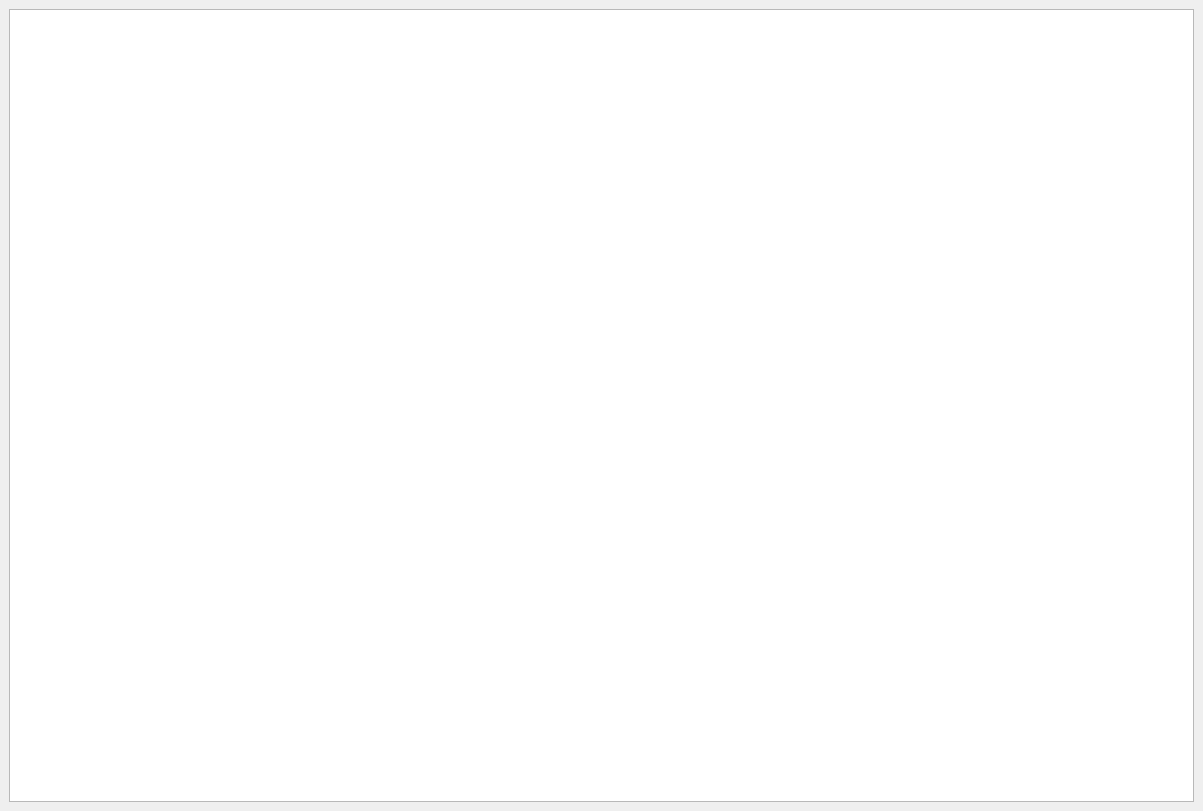
<?xml version="1.0" encoding="UTF-8"?>
<ui version="4.0">
 <class>WindowBakeryTables</class>
 <widget class="QMainWindow" name="WindowBakeryTables">
  <property name="geometry">
   <rect>
    <x>0</x>
    <y>0</y>
    <width>1203</width>
    <height>811</height>
   </rect>
  </property>
  <property name="windowTitle">
   <string>Работа с коэффициентами</string>
  </property>
  <widget class="QWidget" name="centralwidget">
   <layout class="QVBoxLayout" name="verticalLayout">
    <item>
     <widget class="QTableWidget" name="tableWidget"/>
    </item>
   </layout>
  </widget>
 </widget>
 <resources/>
 <connections/>
</ui>
